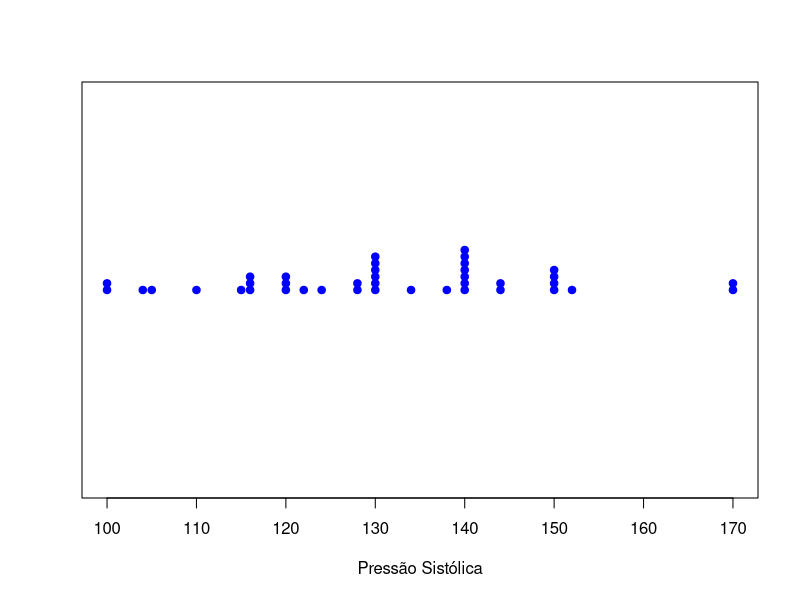
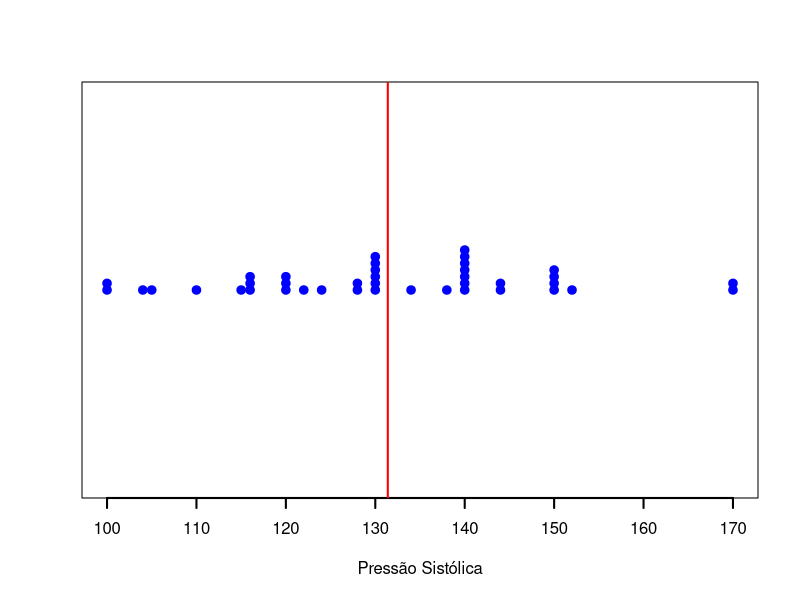
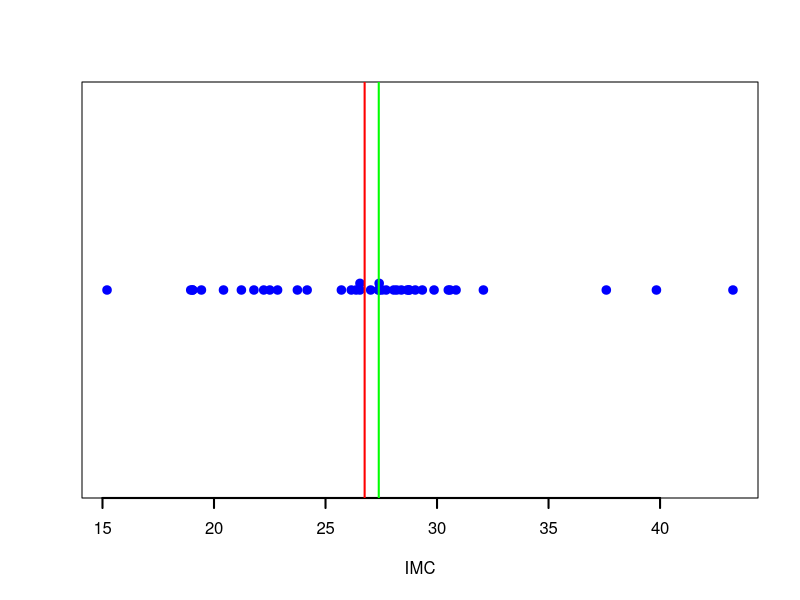
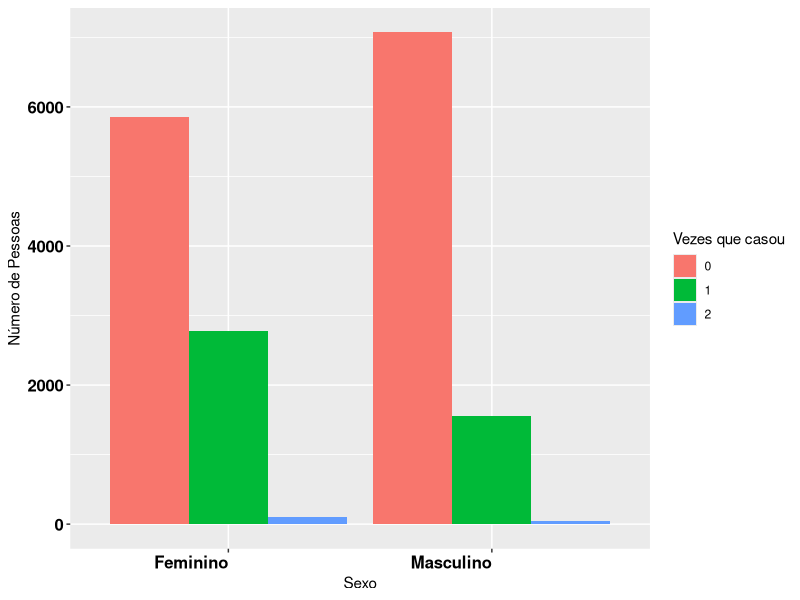
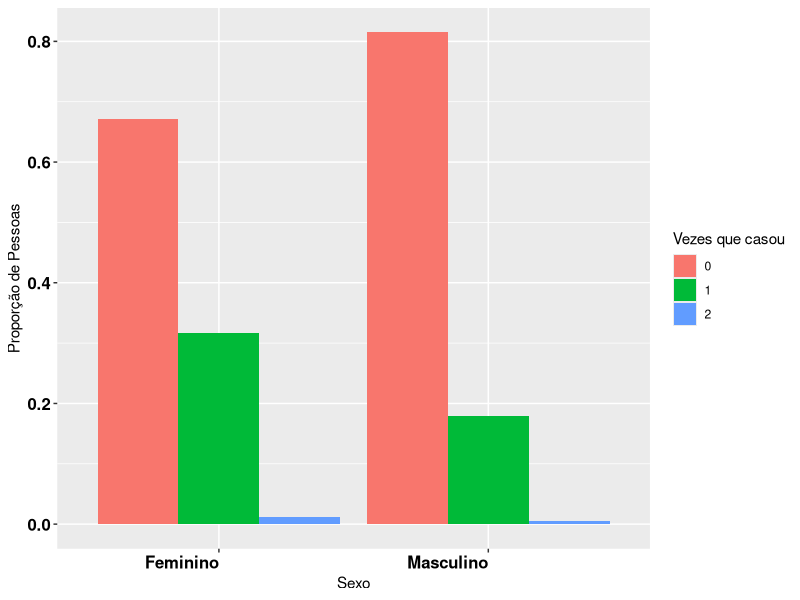
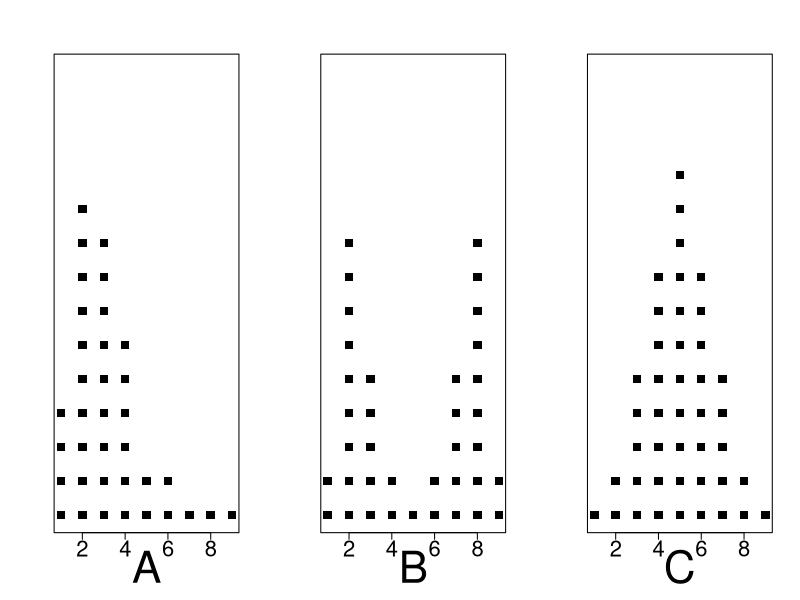
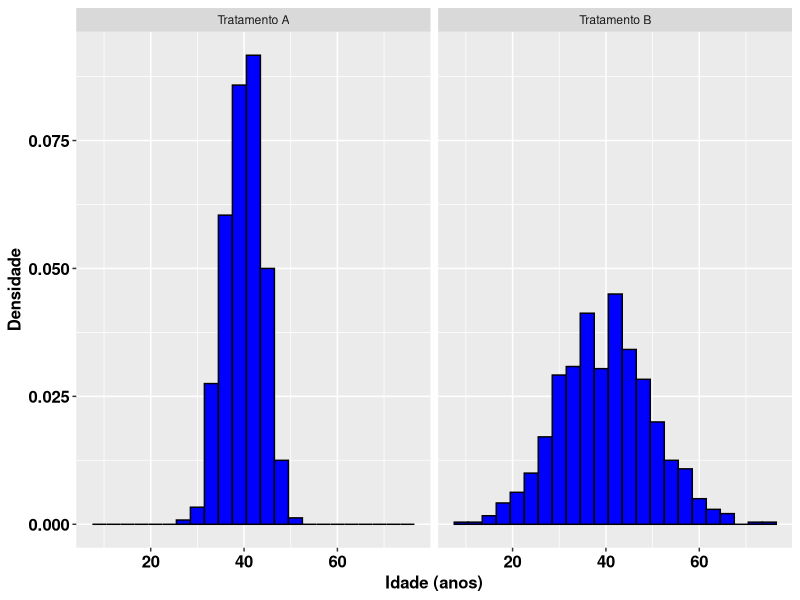
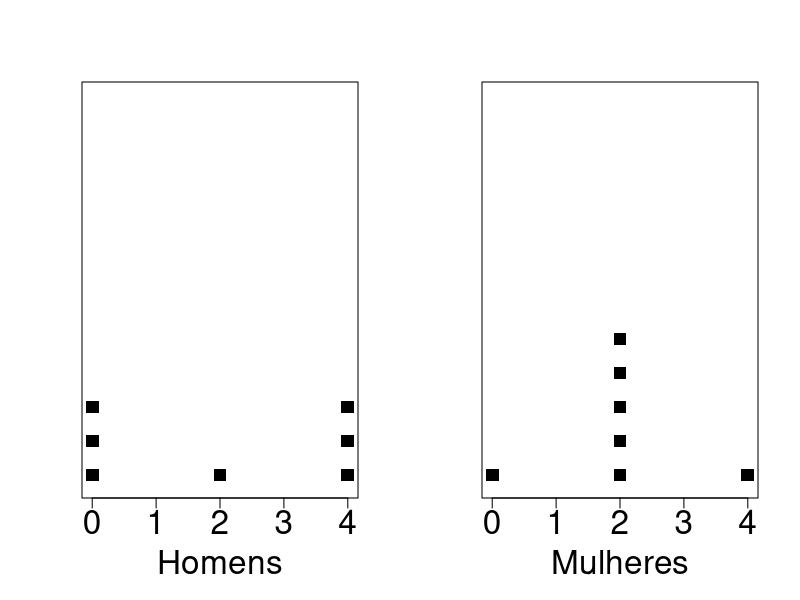

Write the R code that produced these figures, in order.
## ---- chunk 1
#http://www.biostat-edu.com/DataSets.html

dados <- read.table("dig40.txt",header=TRUE)

n = dim(dados)[1]
## ---- chunk 2
library(knitr)
kable(matrix(dados$sysbp,ncol=4,nrow=10))
## ---- chunk 3
stripchart(dados$sysbp, xlab="Pressão Sistólica", method="stack", col="blue", pch=19)
media <- mean(dados$sysbp)
## ---- chunk 4
stripchart(dados$sysbp,xlab="Pressão Sistólica", method="stack", col="blue", 
lwd=2, pch=19)
media <- mean(dados$sysbp)
abline(v=media, col="red", lwd=2)
## ---- chunk 5
tmp <- sort(dados$bmi)
tmp
n=length(tmp)
## ---- chunk 6
stripchart(dados$bmi,xlab="IMC", method="stack", col="blue", 
lwd=2, pch=19)
media <- mean(dados$bmi)
abline(v=media, col="red", lwd=2)
median <- median(dados$bmi)
abline(v=median,col="green",lwd=2)
## ---- chunk 7
tabela <- as.data.frame(table(dados$sysbp))
colnames(tabela) <- c("Pressão Sistólica","Frequência")
tmp <- cbind(tabela[1:6,],tabela[7:12,],tabela[13:18,])
kable(tmp)
## ---- chunk 8
casamento <- data.frame(Sexo=rep(c("Feminino","Masculino"),times=c(8739,8678)),Vezes=rep(c(0,1,2,0,1,2),times=c(5861,2773,105,7074,1561,43)))
casamento$Vezes <- as.factor(casamento$Vezes)

library(ggplot2)

g<-ggplot(casamento,aes(x = Sexo,fill=Vezes)) + 
  geom_bar(position=position_dodge(),aes(y = ..count..)) + 
  ylab("Número de Pessoas")+
  scale_x_discrete("Sexo") +
  scale_fill_discrete(name ="Vezes que casou")+theme(axis.text.x = element_text(face="bold", hjust = 1,size=12,color="black"),axis.text.y = element_text(face="bold", hjust = 1,size=12,color="black"))
print(g)
## ---- chunk 9
#g<-ggplot(casamento,aes(x = Sexo,fill=Vezes)) + 
#  geom_bar(position="fill") + 
#  ylab("Proporção de Pessoas")+
#  scale_x_discrete("Sexo") +
#  scale_fill_discrete(name ="Vezes que casou")+theme(axis.text.x = element_text(face="bold", hjust = 1,size=12,color="black"),axis.text.y = element_text(face="bold", hjust = 1,size=12,color="black"))
#print(g)

casamento1 <- as.data.frame(prop.table(table(casamento$Sexo,casamento$Vezes),1))
colnames(casamento1) <- c("Sexo","Vezes","Prop")
g<-ggplot(casamento1,aes(x = Sexo,y=Prop,fill=Vezes)) + 
  geom_bar(stat="identity",position='dodge') + 
  ylab("Proporção de Pessoas")+
  scale_x_discrete("Sexo") +
  scale_fill_discrete(name ="Vezes que casou")+theme(axis.text.x = element_text(face="bold", hjust = 1,size=12,color="black"),axis.text.y = element_text(face="bold", hjust = 1,size=12,color="black"))
print(g)

## ---- chunk 10
### Ex 2.34 pag 55 Agresti
A <- c(rep(1,4),rep(2,10),rep(3,9),rep(4,6),rep(5,2),rep(6,2),7,8,9)
B <- c(rep(1,2),rep(2,9),rep(3,5),rep(4,2),rep(5,1),rep(6,2),rep(7,5),rep(8,9),rep(9,2))
C <- c(rep(1,1),rep(2,2),rep(3,5),rep(4,8),rep(5,11),rep(6,8),rep(7,5),rep(8,2),rep(9,1))
## ---- chunk 11
par(mfrow=c(1,3))
stripchart(A,method="stack",offset=1,at=0,ylim=c(0,5),cex=1.7,cex.axis=2,xlab="A",cex.lab=4,pch=15)
stripchart(B,method="stack",offset=1,at=0,ylim=c(0,5),cex=1.7,cex.axis=2,xlab="B",cex.lab=4,pch=15)
stripchart(C,method="stack",offset=1,at=0,ylim=c(0,11),cex=1.7,cex.axis=2,xlab="C",cex.lab=4,pch=15)
## ---- chunk 12
set.seed(3)
usa <- rnorm(800, mean=40, sd=10)
den <- rnorm(800, mean=40, sd=4)
dados <- data.frame(cidade=rep(c("Tratamento A", "Tratamento B"), each=800), salario=c(den, usa))
## ---- chunk 13
ggplot(data=dados, aes(salario, ..density..)) + 
    geom_histogram(binwidth=3, colour="black", fill="blue") +
    labs(x="Idade (anos)", y="Densidade") + 
    facet_grid(~ cidade) + 
    theme(axis.title = element_text(face="bold", size=12, color="black"),
          axis.text = element_text(face="bold", size=12, color="black"))
## ---- chunk 14
### Ex 13 pag 58 Agresti
homens <- c(rep(0,3),rep(4,3),2)
mulheres <- c(0,rep(2,5),4)
par(mfrow=c(1,2))
stripchart(homens,method="stack",offset=1,at=0.1,ylim=c(0,5),cex=1.7,cex.axis=2,xlab="Homens",cex.lab=2,pch=15)
stripchart(mulheres,method="stack",offset=1,at=0.1,ylim=c(0,5),cex=1.7,cex.axis=2,xlab="Mulheres",cex.lab=2,pch=15)
## ---- chunk 15
par(mfrow=c(1,2), mar=c(5.1,4.1,1.1,2.1))
stripchart(homens,method="stack",offset=1,at=0.1,ylim=c(0,5),cex=1.7,cex.axis=2,xlab="Homens",cex.lab=2,pch=15)
stripchart(mulheres,method="stack",offset=1,at=0.1,ylim=c(0,5),cex=1.7,cex.axis=2,xlab="Mulheres",cex.lab=2,pch=15)
